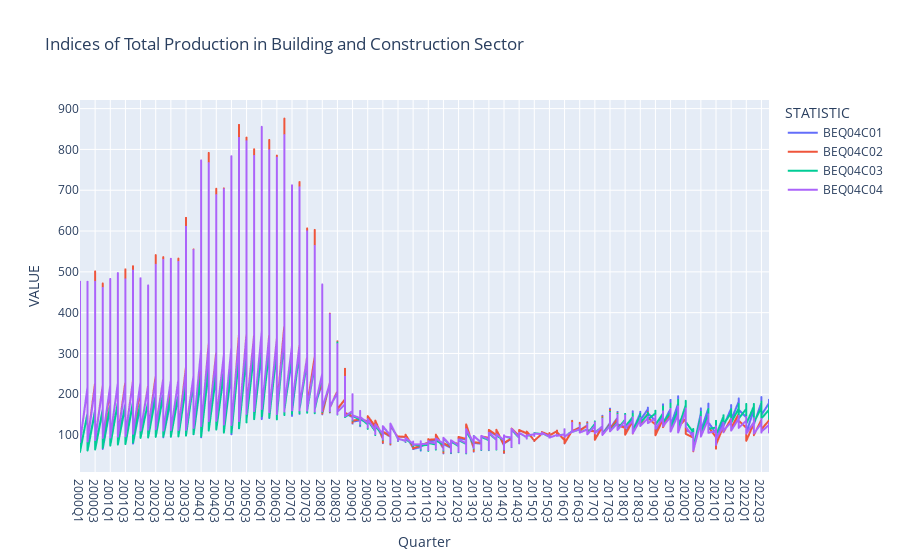

Here is the notebook cell this chart was saved with:
### Code cell
fig = px.line(total_production_indices_df, x="Quarter", y="VALUE",
              color="STATISTIC", hover_data=['Statistic Label'],
              title='Indices of Total Production in Building and Construction Sector')
fig.show()

### Figure 1 — Plotly figure (JSON) as saved in the notebook; plotly's stock layout.template omitted (floating-point values rounded to 4 significant figures; data arrays with more than 128 entries replaced by an {"elided": "..."} marker saying what was removed)
{"data": [{"customdata": {"elided": "460x1 str values"}, "hovertemplate": "STATISTIC=BEQ04C01<br>Quarter=%{x}<br>VALUE=%{y}<br>Statistic Label=%{customdata[0]}<extra></extra>", "legendgroup": "BEQ04C01", "line": {"color": "#636efa", "dash": "solid"}, "marker": {"symbol": "circle"}, "mode": "lines", "name": "BEQ04C01", "showlegend": true, "type": "scattergl", "x": {"elided": "460 str values"}, "xaxis": "x", "y": {"elided": "460 float values"}, "yaxis": "y"}, {"customdata": {"elided": "460x1 str values"}, "hovertemplate": "STATISTIC=BEQ04C02<br>Quarter=%{x}<br>VALUE=%{y}<br>Statistic Label=%{customdata[0]}<extra></extra>", "legendgroup": "BEQ04C02", "line": {"color": "#EF553B", "dash": "solid"}, "marker": {"symbol": "circle"}, "mode": "lines", "name": "BEQ04C02", "showlegend": true, "type": "scattergl", "x": {"elided": "460 str values"}, "xaxis": "x", "y": {"elided": "460 float values"}, "yaxis": "y"}, {"customdata": {"elided": "460x1 str values"}, "hovertemplate": "STATISTIC=BEQ04C03<br>Quarter=%{x}<br>VALUE=%{y}<br>Statistic Label=%{customdata[0]}<extra></extra>", "legendgroup": "BEQ04C03", "line": {"color": "#00cc96", "dash": "solid"}, "marker": {"symbol": "circle"}, "mode": "lines", "name": "BEQ04C03", "showlegend": true, "type": "scattergl", "x": {"elided": "460 str values"}, "xaxis": "x", "y": {"elided": "460 float values"}, "yaxis": "y"}, {"customdata": {"elided": "460x1 str values"}, "hovertemplate": "STATISTIC=BEQ04C04<br>Quarter=%{x}<br>VALUE=%{y}<br>Statistic Label=%{customdata[0]}<extra></extra>", "legendgroup": "BEQ04C04", "line": {"color": "#ab63fa", "dash": "solid"}, "marker": {"symbol": "circle"}, "mode": "lines", "name": "BEQ04C04", "showlegend": true, "type": "scattergl", "x": {"elided": "460 str values"}, "xaxis": "x", "y": {"elided": "460 float values"}, "yaxis": "y"}], "layout": {"legend": {"title": {"text": "STATISTIC"}, "tracegroupgap": 0}, "title": {"text": "Indices of Total Production in Building and Construction Sector"}, "xaxis": {"anchor": "y", "domain": [0, 1], "title": {"text": "Quarter"}}, "yaxis": {"anchor": "x", "domain": [0, 1], "title": {"text": "VALUE"}}}}
